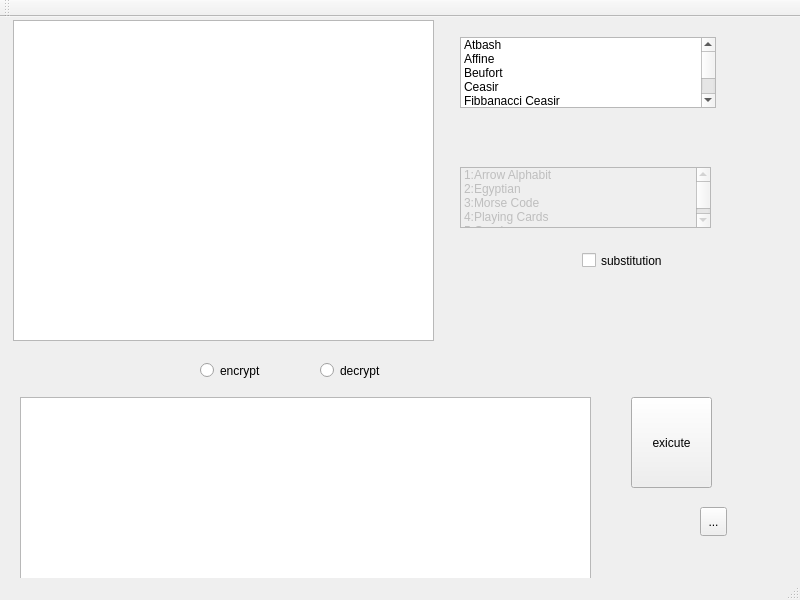
<?xml version="1.0" encoding="UTF-8"?>
<ui version="4.0">
 <class>LV1Zyfrz</class>
 <widget class="QMainWindow" name="LV1Zyfrz">
  <property name="geometry">
   <rect>
    <x>0</x>
    <y>0</y>
    <width>800</width>
    <height>600</height>
   </rect>
  </property>
  <property name="windowTitle">
   <string>MainWindow</string>
  </property>
  <property name="tabShape">
   <enum>QTabWidget::Rounded</enum>
  </property>
  <property name="dockOptions">
   <set>QMainWindow::AllowTabbedDocks|QMainWindow::AnimatedDocks</set>
  </property>
  <property name="unifiedTitleAndToolBarOnMac">
   <bool>true</bool>
  </property>
  <widget class="QWidget" name="centralwidget">
   <widget class="QPlainTextEdit" name="txtInput">
    <property name="geometry">
     <rect>
      <x>13</x>
      <y>3</y>
      <width>421</width>
      <height>321</height>
     </rect>
    </property>
   </widget>
   <widget class="QListWidget" name="lstCypher">
    <property name="geometry">
     <rect>
      <x>460</x>
      <y>20</y>
      <width>256</width>
      <height>71</height>
     </rect>
    </property>
    <property name="verticalScrollBarPolicy">
     <enum>Qt::ScrollBarAlwaysOn</enum>
    </property>
    <item>
     <property name="text">
      <string>Atbash</string>
     </property>
    </item>
    <item>
     <property name="text">
      <string>Affine</string>
     </property>
    </item>
    <item>
     <property name="text">
      <string>Beufort</string>
     </property>
    </item>
    <item>
     <property name="text">
      <string>Ceasir</string>
     </property>
    </item>
    <item>
     <property name="text">
      <string>Fibbanacci Ceasir</string>
     </property>
    </item>
    <item>
     <property name="text">
      <string>Playfair</string>
     </property>
    </item>
    <item>
     <property name="text">
      <string>Vigenere</string>
     </property>
    </item>
   </widget>
   <widget class="QPushButton" name="ExicuteButton">
    <property name="geometry">
     <rect>
      <x>631</x>
      <y>380</y>
      <width>81</width>
      <height>91</height>
     </rect>
    </property>
    <property name="text">
     <string>exicute</string>
    </property>
   </widget>
   <widget class="QRadioButton" name="rdoDecrypt">
    <property name="geometry">
     <rect>
      <x>320</x>
      <y>340</y>
      <width>103</width>
      <height>27</height>
     </rect>
    </property>
    <property name="text">
     <string>decrypt</string>
    </property>
   </widget>
   <widget class="QRadioButton" name="rdoEncrypt">
    <property name="geometry">
     <rect>
      <x>200</x>
      <y>340</y>
      <width>103</width>
      <height>27</height>
     </rect>
    </property>
    <property name="text">
     <string>encrypt</string>
    </property>
   </widget>
   <widget class="QListWidget" name="lstSubstitution">
    <property name="enabled">
     <bool>false</bool>
    </property>
    <property name="geometry">
     <rect>
      <x>460</x>
      <y>150</y>
      <width>251</width>
      <height>61</height>
     </rect>
    </property>
    <property name="verticalScrollBarPolicy">
     <enum>Qt::ScrollBarAlwaysOn</enum>
    </property>
    <item>
     <property name="text">
      <string>1:Arrow Alphabit</string>
     </property>
    </item>
    <item>
     <property name="text">
      <string>2:Egyptian</string>
     </property>
    </item>
    <item>
     <property name="text">
      <string>3:Morse Code</string>
     </property>
    </item>
    <item>
     <property name="text">
      <string>4:Playing Cards</string>
     </property>
    </item>
    <item>
     <property name="text">
      <string>5:Greek</string>
     </property>
    </item>
    <item>
     <property name="text">
      <string>6:Hebrew</string>
     </property>
    </item>
    <item>
     <property name="text">
      <string>7:Alchemical Symbles</string>
     </property>
    </item>
    <item>
     <property name="text">
      <string>8:Ancient Symbles</string>
     </property>
    </item>
    <item>
     <property name="text">
      <string>9:Wingdings</string>
     </property>
    </item>
    <item>
     <property name="text">
      <string>10:Unique</string>
     </property>
    </item>
    <item>
     <property name="text">
      <string>11:Weather Emojis</string>
     </property>
    </item>
    <item>
     <property name="text">
      <string>12:Chess Peices</string>
     </property>
    </item>
    <item>
     <property name="text">
      <string>13:Emoti</string>
     </property>
    </item>
    <item>
     <property name="text">
      <string>14:Fruits</string>
     </property>
    </item>
    <item>
     <property name="text">
      <string>15:Playing Cards 2</string>
     </property>
    </item>
    <item>
     <property name="text">
      <string>16:Cars</string>
     </property>
    </item>
    <item>
     <property name="text">
      <string>17:Dominoes</string>
     </property>
    </item>
    <item>
     <property name="text">
      <string>18:majong</string>
     </property>
    </item>
    <item>
     <property name="text">
      <string>19:sumerian</string>
     </property>
    </item>
   </widget>
   <widget class="QCheckBox" name="chkSubstitution">
    <property name="enabled">
     <bool>true</bool>
    </property>
    <property name="geometry">
     <rect>
      <x>582</x>
      <y>230</y>
      <width>121</width>
      <height>27</height>
     </rect>
    </property>
    <property name="text">
     <string>substitution </string>
    </property>
   </widget>
   <widget class="QToolButton" name="helpButton">
    <property name="geometry">
     <rect>
      <x>700</x>
      <y>490</y>
      <width>27</width>
      <height>29</height>
     </rect>
    </property>
    <property name="text">
     <string>...</string>
    </property>
   </widget>
   <widget class="QPlainTextEdit" name="txtOutput">
    <property name="geometry">
     <rect>
      <x>20</x>
      <y>380</y>
      <width>571</width>
      <height>192</height>
     </rect>
    </property>
   </widget>
  </widget>
  <widget class="QMenuBar" name="menubar">
   <property name="geometry">
    <rect>
     <x>0</x>
     <y>0</y>
     <width>800</width>
     <height>30</height>
    </rect>
   </property>
  </widget>
  <widget class="QStatusBar" name="statusbar"/>
  <widget class="QToolBar" name="toolBar">
   <property name="windowTitle">
    <string>toolBar</string>
   </property>
   <attribute name="toolBarArea">
    <enum>TopToolBarArea</enum>
   </attribute>
   <attribute name="toolBarBreak">
    <bool>false</bool>
   </attribute>
  </widget>
 </widget>
 <resources/>
 <connections/>
</ui>
